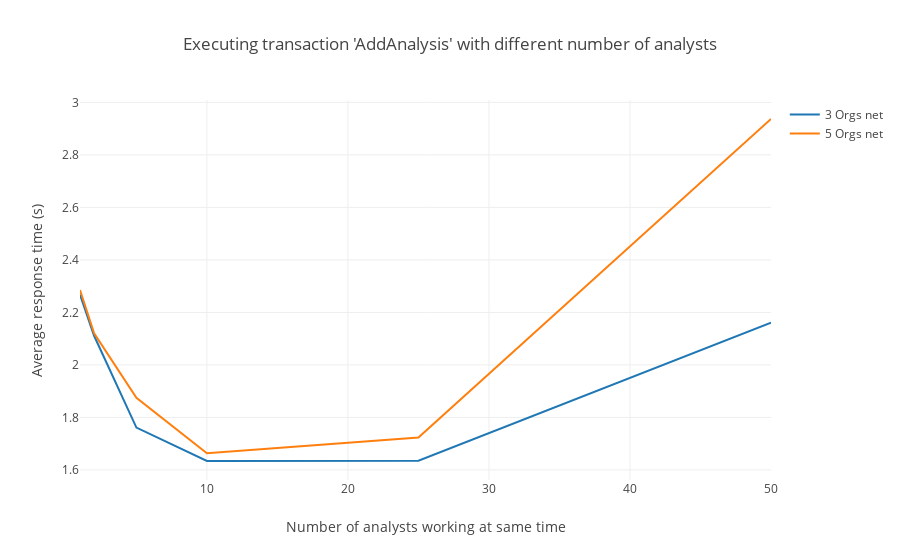

Notebook source saved alongside this figure:
### Markdown cell above
### Average times when executing tx 'AddAnalysis' (ANTIGUO)

### Code cell
# 3 Orgs net data
threeOrgs = [2.2678, 2.111, 1.7615, 1.6341, 1.6353, 2.1609]
# 5 Orgs net data
fiveOrgs = [2.2852, 2.1202, 1.8744, 1.6636, 1.7236, 2.9366]

avgAnalysis(threeOrgs, fiveOrgs)

### Figure 1 — Plotly figure (JSON) as saved in the notebook; plotly's stock layout.template omitted (floating-point values rounded to 4 significant figures)
{"data": [{"mode": "lines", "name": "3 Orgs net", "type": "scatter", "uid": "1bfb0de8-dcb9-4888-be73-318a116d183f", "x": [1, 2, 5, 10, 25, 50], "y": [2.268, 2.111, 1.762, 1.634, 1.635, 2.161]}, {"mode": "lines", "name": "5 Orgs net", "type": "scatter", "uid": "8f248491-b03f-4342-9605-5106fa320882", "x": [1, 2, 5, 10, 25, 50], "y": [2.285, 2.12, 1.874, 1.664, 1.724, 2.937]}], "layout": {"barmode": "group", "title": {"text": "Executing transaction 'AddAnalysis' with different number of analysts"}, "xaxis": {"title": {"text": "Number of analysts working at same time"}}, "yaxis": {"title": {"text": "Average response time (s)"}}}}
